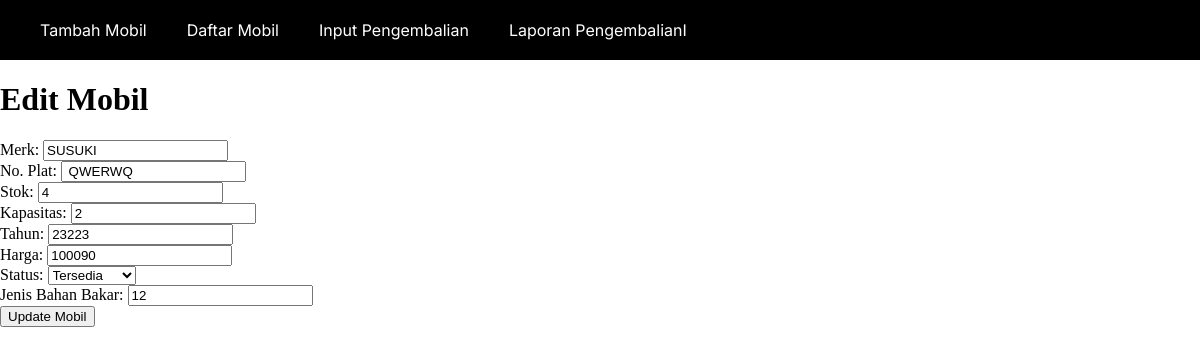
The page /airlangga_rent/admin/mobil_edit.php?id=2 on the database as committed earlier.
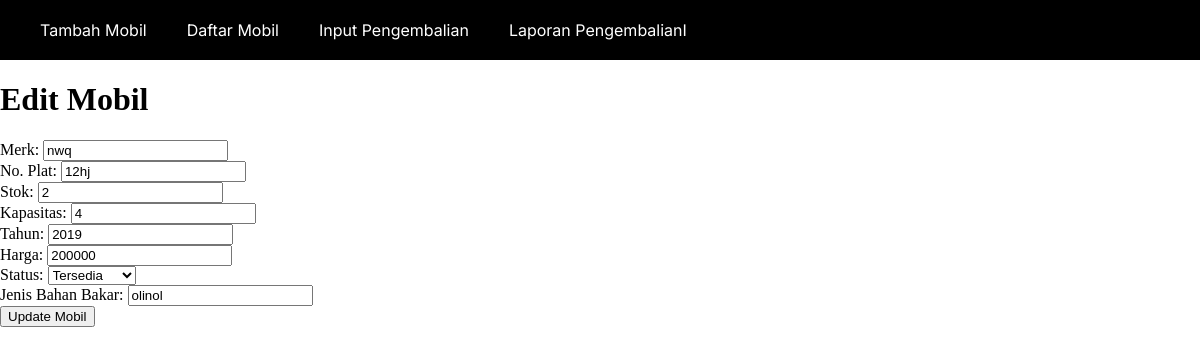
The same page on the database as committed later.
### tables this page shows
CREATE TABLE `mobil` (
  `id_mobil` int(11) NOT NULL,
  `merk` varchar(255) NOT NULL,
  `no_plat` varchar(20) NOT NULL,
  `stok` int(11) NOT NULL,
  `kapasitas` int(11) NOT NULL,
  `tahun` int(11) NOT NULL,
  `harga` int(11) NOT NULL,
  `status` enum('Tersedia','Disewakan') NOT NULL DEFAULT 'Tersedia',
  `id_admin` int(11) DEFAULT NULL,
  `jenis_bahan_bakar` varchar(20) DEFAULT NULL,
  `foto_mobil` blob DEFAULT NULL
);

### airlangga_rent/admin/mobil_edit.php (the view, shortened to what this page needs)
<?php include 'header_admin.php';?>
<?php
include '../koneksi.php';
$idMobil = $_GET['id'];
$query = "SELECT * FROM mobil WHERE id_mobil = '$idMobil'";
$result = mysqli_query($conn, $query);
$row = mysqli_fetch_assoc($result);
?>
<!DOCTYPE html>
<html>
<head>
</head>
<body>
    <h1>Edit Mobil</h1>
    <form action="mobil_edit.php?id=<?php echo $idMobil; ?>" method="post" enctype="multipart/form-data">
        <label for="merk">Merk:</label>
        <input type="text" name="merk" value="<?php echo $row['merk']; ?>" required><br>
        <label for="no_plat">No. Plat:</label>
        <input type="text" name="no_plat" value="<?php echo $row['no_plat']; ?>" required><br>
        <label for="stok">Stok:</label>
        <input type="number" name="stok" value="<?php echo $row['stok']; ?>" required><br>
        <label for="kapasitas">Kapasitas:</label>
        <input type="number" name="kapasitas" value="<?php echo $row['kapasitas']; ?>" required><br>
        <label for="tahun">Tahun:</label>
        <input type="number" name="tahun" value="<?php echo $row['tahun']; ?>" required><br>
        <label for="harga">Harga:</label>
        <input type="number" name="harga" value="<?php echo $row['harga']; ?>" required><br>
        <label for="status">Status:</label>
        <select name="status" required>
            <option value="Tersedia" <?php if ($row['status'] == 'Tersedia') echo 'selected'; ?>>Tersedia</option>
        </select><br>
        <label for="jenis_bahan_bakar">Jenis Bahan Bakar:</label>
        <input type="text" name="jenis_bahan_bakar" value="<?php echo $row['jenis_bahan_bakar']; ?>" required><br>
        <input type="submit" value="Update Mobil">
    </form>
</body>
</html>

Rows that differ between the two databases and show on the page:
changed mobil "Tersedia": merk "SUSUKI" → "nwq"; no_plat "QWERWQ" → "12hj"; stok "4" → "2"; kapasitas "2" → "4"; tahun "23223" → "2019"; harga "100090" → "200000"; jenis_bahan_bakar "12" → "olinol"
